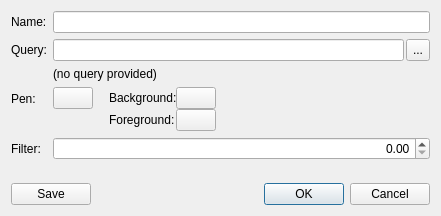
<?xml version="1.0" encoding="UTF-8"?>
<ui version="4.0">
 <class>vsAlertEditor</class>
 <widget class="QDialog" name="vsAlertEditor">
  <property name="geometry">
   <rect>
    <x>0</x>
    <y>0</y>
    <width>441</width>
    <height>216</height>
   </rect>
  </property>
  <property name="windowTitle">
   <string>Editing Alert...</string>
  </property>
  <layout class="QVBoxLayout" name="verticalLayout">
   <item>
    <layout class="QFormLayout" name="formLayout">
     <item row="0" column="0">
      <widget class="QLabel" name="nameLabel">
       <property name="toolTip">
        <string>This name will be used in the UI when referring to the event type.</string>
       </property>
       <property name="text">
        <string>Name:</string>
       </property>
      </widget>
     </item>
     <item row="0" column="1">
      <widget class="QLineEdit" name="name">
       <property name="text">
        <string/>
       </property>
      </widget>
     </item>
     <item row="1" column="0">
      <widget class="QLabel" name="queryLabel">
       <property name="text">
        <string>Query:</string>
       </property>
      </widget>
     </item>
     <item row="1" column="1">
      <layout class="QHBoxLayout" name="queryLayout">
       <property name="spacing">
        <number>2</number>
       </property>
       <item>
        <widget class="QLineEdit" name="queryFile"/>
       </item>
       <item>
        <widget class="QToolButton" name="queryBrowse">
         <property name="sizePolicy">
          <sizepolicy hsizetype="Preferred" vsizetype="Preferred">
           <horstretch>0</horstretch>
           <verstretch>0</verstretch>
          </sizepolicy>
         </property>
         <property name="text">
          <string>...</string>
         </property>
         <property name="icon">
          <iconset resource="../../Icons/vsp.qrc">
           <normaloff>:/icons/16x16/browse</normaloff>:/icons/16x16/browse</iconset>
         </property>
        </widget>
       </item>
      </layout>
     </item>
     <item row="2" column="1">
      <widget class="vvQueryInfoLabel" name="queryInfo">
       <property name="enabled">
        <bool>true</bool>
       </property>
       <property name="text">
        <string>(no query provided)</string>
       </property>
       <property name="errorText" stdset="0">
        <string>(no query provided)</string>
       </property>
      </widget>
     </item>
     <item row="3" column="0">
      <widget class="QLabel" name="penColorLabel">
       <property name="toolTip">
        <string>This color will be used to draw thinner lines and shapes related to the event (e.g. paths, head outlines).</string>
       </property>
       <property name="text">
        <string>Pen:</string>
       </property>
      </widget>
     </item>
     <item row="3" column="1">
      <layout class="QGridLayout" name="gridLayout">
       <property name="horizontalSpacing">
        <number>16</number>
       </property>
       <item row="0" column="0">
        <widget class="qtColorButton" name="penColor">
         <property name="sizePolicy">
          <sizepolicy hsizetype="Fixed" vsizetype="Fixed">
           <horstretch>0</horstretch>
           <verstretch>0</verstretch>
          </sizepolicy>
         </property>
         <property name="text">
          <string/>
         </property>
        </widget>
       </item>
       <item row="1" column="0">
        <spacer name="verticalSpacer_2">
         <property name="orientation">
          <enum>Qt::Vertical</enum>
         </property>
         <property name="sizeHint" stdset="0">
          <size>
           <width>20</width>
           <height>40</height>
          </size>
         </property>
        </spacer>
       </item>
       <item row="0" column="1" rowspan="2">
        <layout class="QFormLayout" name="formLayout_2">
         <item row="0" column="0">
          <widget class="QLabel" name="backgroundColorLabel">
           <property name="toolTip">
            <string>This color will be used to draw filled shapes related to the event (e.g. labels).</string>
           </property>
           <property name="text">
            <string>Background:</string>
           </property>
          </widget>
         </item>
         <item row="0" column="1">
          <widget class="qtColorButton" name="backgroundColor">
           <property name="sizePolicy">
            <sizepolicy hsizetype="Fixed" vsizetype="Fixed">
             <horstretch>0</horstretch>
             <verstretch>0</verstretch>
            </sizepolicy>
           </property>
           <property name="text">
            <string/>
           </property>
          </widget>
         </item>
         <item row="1" column="0">
          <widget class="QLabel" name="foregroundColorLabel">
           <property name="toolTip">
            <string>This color will be used to draw shapes related to the event against the background color (e.g. label text).</string>
           </property>
           <property name="text">
            <string>Foreground:</string>
           </property>
          </widget>
         </item>
         <item row="1" column="1">
          <widget class="qtColorButton" name="foregroundColor">
           <property name="sizePolicy">
            <sizepolicy hsizetype="Fixed" vsizetype="Fixed">
             <horstretch>0</horstretch>
             <verstretch>0</verstretch>
            </sizepolicy>
           </property>
           <property name="text">
            <string/>
           </property>
          </widget>
         </item>
        </layout>
       </item>
      </layout>
     </item>
     <item row="4" column="0">
      <widget class="QLabel" name="displayThresholdLabel">
       <property name="toolTip">
        <string>&lt;html&gt;&lt;body&gt;
&lt;p&gt;Alerts with a probability less than this value will be hidden.&lt;/p&gt;
&lt;p&gt;The filter threshold may also be adjusted in the Filters dock.&lt;/p&gt;
&lt;/body&gt;&lt;/html&gt;</string>
       </property>
       <property name="text">
        <string>Filter:</string>
       </property>
      </widget>
     </item>
     <item row="4" column="1">
      <widget class="QDoubleSpinBox" name="displayThreshold">
       <property name="alignment">
        <set>Qt::AlignRight|Qt::AlignTrailing|Qt::AlignVCenter</set>
       </property>
       <property name="maximum">
        <double>1.000000000000000</double>
       </property>
       <property name="singleStep">
        <double>0.010000000000000</double>
       </property>
      </widget>
     </item>
    </layout>
   </item>
   <item>
    <spacer name="verticalSpacer">
     <property name="orientation">
      <enum>Qt::Vertical</enum>
     </property>
     <property name="sizeHint" stdset="0">
      <size>
       <width>20</width>
       <height>40</height>
      </size>
     </property>
    </spacer>
   </item>
   <item>
    <layout class="QHBoxLayout" name="buttonLayout">
     <item>
      <widget class="QPushButton" name="saveButton">
       <property name="text">
        <string>Save</string>
       </property>
       <property name="icon">
        <iconset resource="../../Icons/vsp.qrc">
         <normaloff>:/icons/16x16/save</normaloff>:/icons/16x16/save</iconset>
       </property>
      </widget>
     </item>
     <item>
      <widget class="QDialogButtonBox" name="buttonBox">
       <property name="orientation">
        <enum>Qt::Horizontal</enum>
       </property>
       <property name="standardButtons">
        <set>QDialogButtonBox::Cancel|QDialogButtonBox::Ok</set>
       </property>
      </widget>
     </item>
    </layout>
   </item>
  </layout>
 </widget>
 <customwidgets>
  <customwidget>
   <class>vvQueryInfoLabel</class>
   <extends>QLabel</extends>
   <header location="global">vvQueryInfoLabel.h</header>
  </customwidget>
  <customwidget>
   <class>qtColorButton</class>
   <extends>QPushButton</extends>
   <header location="global">qtColorButton.h</header>
  </customwidget>
 </customwidgets>
 <resources>
  <include location="../../Icons/vsp.qrc"/>
  <include location="../../Icons/viqui.qrc"/>
 </resources>
 <connections>
  <connection>
   <sender>buttonBox</sender>
   <signal>accepted()</signal>
   <receiver>vsAlertEditor</receiver>
   <slot>accept()</slot>
   <hints>
    <hint type="sourcelabel">
     <x>263</x>
     <y>155</y>
    </hint>
    <hint type="destinationlabel">
     <x>220</x>
     <y>87</y>
    </hint>
   </hints>
  </connection>
  <connection>
   <sender>buttonBox</sender>
   <signal>rejected()</signal>
   <receiver>vsAlertEditor</receiver>
   <slot>reject()</slot>
   <hints>
    <hint type="sourcelabel">
     <x>263</x>
     <y>155</y>
    </hint>
    <hint type="destinationlabel">
     <x>220</x>
     <y>87</y>
    </hint>
   </hints>
  </connection>
 </connections>
</ui>
